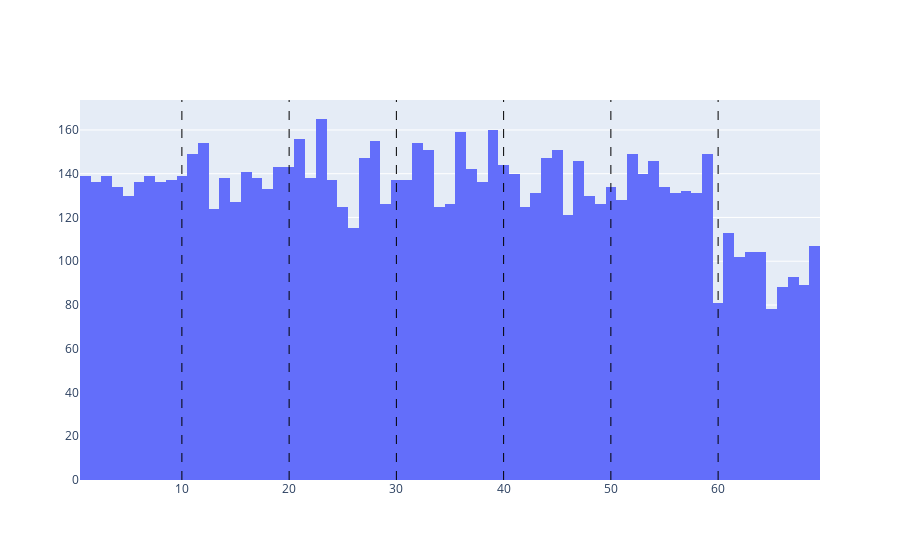

Write notebook code for a chart like this one.
### Code cell
import plotly.graph_objects as go
fig = go.Figure()

# Histogram
fig.add_trace(go.Histogram(
    x=all_nums['#'].astype(int),
    nbinsx=100,
    # marker=dict(color="lightblue", line=dict(width=1, color='black'))
))

for x in range(10, 70, 10): fig.add_vline(x=x, line_width=1, line_dash="dash", line_color="black")

fig

### Figure 1 — Plotly figure (JSON) as saved in the notebook; plotly's stock layout.template omitted (floating-point values rounded to 4 significant figures; data arrays with more than 128 entries replaced by an {"elided": "..."} marker saying what was removed)
{"data": [{"nbinsx": 100, "type": "histogram", "x": {"elided": "9140 int values"}}], "layout": {"shapes": [{"line": {"color": "black", "dash": "dash", "width": 1}, "type": "line", "x0": 10, "x1": 10, "xref": "x", "y0": 0, "y1": 1, "yref": "y domain"}, {"line": {"color": "black", "dash": "dash", "width": 1}, "type": "line", "x0": 20, "x1": 20, "xref": "x", "y0": 0, "y1": 1, "yref": "y domain"}, {"line": {"color": "black", "dash": "dash", "width": 1}, "type": "line", "x0": 30, "x1": 30, "xref": "x", "y0": 0, "y1": 1, "yref": "y domain"}, {"line": {"color": "black", "dash": "dash", "width": 1}, "type": "line", "x0": 40, "x1": 40, "xref": "x", "y0": 0, "y1": 1, "yref": "y domain"}, {"line": {"color": "black", "dash": "dash", "width": 1}, "type": "line", "x0": 50, "x1": 50, "xref": "x", "y0": 0, "y1": 1, "yref": "y domain"}, {"line": {"color": "black", "dash": "dash", "width": 1}, "type": "line", "x0": 60, "x1": 60, "xref": "x", "y0": 0, "y1": 1, "yref": "y domain"}]}}
